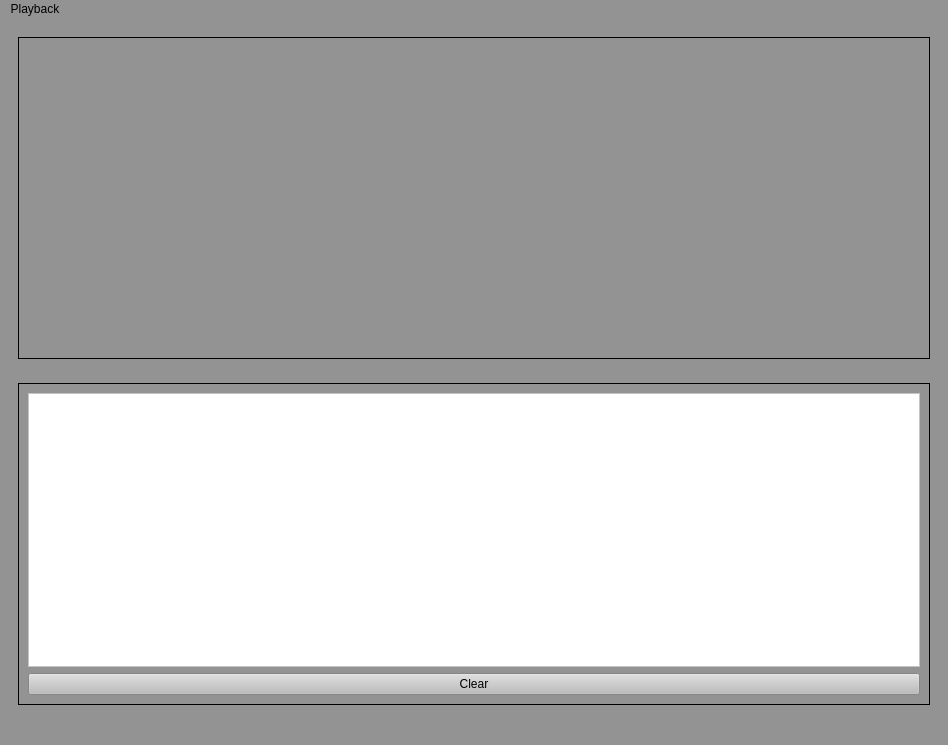
<?xml version="1.0" encoding="UTF-8"?>
<ui version="4.0">
 <class>MainWindow</class>
 <widget class="QMainWindow" name="MainWindow">
  <property name="geometry">
   <rect>
    <x>0</x>
    <y>0</y>
    <width>948</width>
    <height>745</height>
   </rect>
  </property>
  <property name="windowTitle">
   <string>MainWindow</string>
  </property>
  <property name="styleSheet">
   <string notr="true">background-color: rgb(147, 147, 147);</string>
  </property>
  <widget class="QWidget" name="centralwidget">
   <layout class="QVBoxLayout" name="verticalLayout_2">
    <item>
     <widget class="QFrame" name="frame_2">
      <layout class="QVBoxLayout" name="verticalLayout">
       <item>
        <widget class="QFrame" name="frame_21">
         <property name="styleSheet">
          <string notr="true"/>
         </property>
         <property name="frameShape">
          <enum>QFrame::Box</enum>
         </property>
         <property name="frameShadow">
          <enum>QFrame::Plain</enum>
         </property>
         <property name="midLineWidth">
          <number>1</number>
         </property>
         <layout class="QVBoxLayout" name="verticalLayout_7"/>
        </widget>
       </item>
      </layout>
     </widget>
    </item>
    <item>
     <widget class="QFrame" name="frame_3">
      <layout class="QHBoxLayout" name="horizontalLayout_19">
       <item>
        <widget class="QFrame" name="frame_19">
         <property name="frameShape">
          <enum>QFrame::Box</enum>
         </property>
         <property name="frameShadow">
          <enum>QFrame::Plain</enum>
         </property>
         <property name="midLineWidth">
          <number>1</number>
         </property>
         <layout class="QVBoxLayout" name="verticalLayout_3">
          <item>
           <widget class="QTextBrowser" name="textBrowser">
            <property name="sizePolicy">
             <sizepolicy hsizetype="Preferred" vsizetype="Minimum">
              <horstretch>0</horstretch>
              <verstretch>0</verstretch>
             </sizepolicy>
            </property>
            <property name="styleSheet">
             <string notr="true">background-color: rgb(255, 255, 255);</string>
            </property>
           </widget>
          </item>
          <item>
           <widget class="QPushButton" name="pushButton">
            <property name="styleSheet">
             <string notr="true">background-color: rgb(188, 188, 188);</string>
            </property>
            <property name="text">
             <string>Clear</string>
            </property>
           </widget>
          </item>
         </layout>
        </widget>
       </item>
      </layout>
     </widget>
    </item>
   </layout>
  </widget>
  <widget class="QMenuBar" name="menubar">
   <property name="geometry">
    <rect>
     <x>0</x>
     <y>0</y>
     <width>948</width>
     <height>21</height>
    </rect>
   </property>
   <widget class="QMenu" name="menuPlayback">
    <property name="title">
     <string>Playback</string>
    </property>
    <addaction name="actionPlay"/>
   </widget>
   <addaction name="menuPlayback"/>
  </widget>
  <widget class="QStatusBar" name="statusbar"/>
  <action name="actionPlay">
   <property name="text">
    <string>Play | Pause</string>
   </property>
  </action>
 </widget>
 <resources/>
 <connections/>
</ui>
